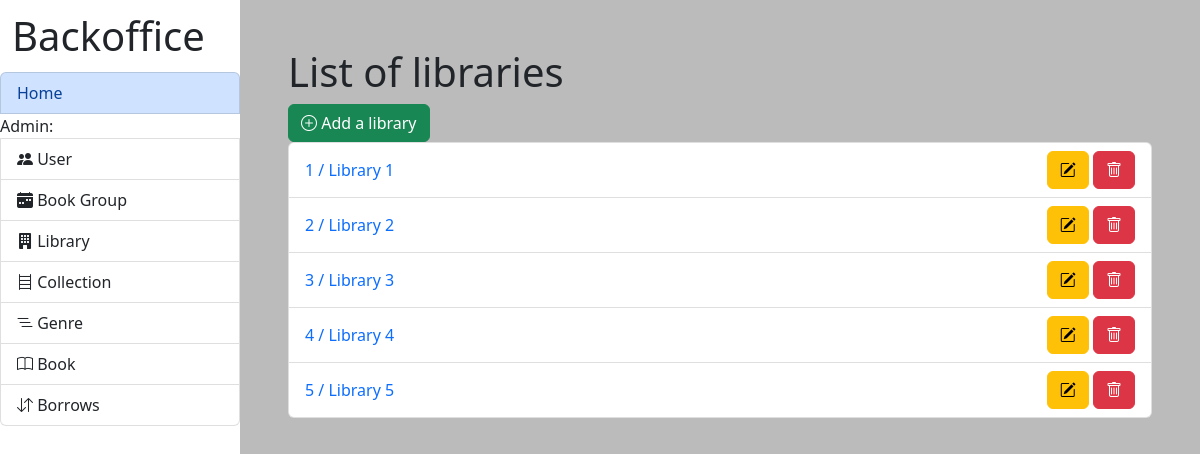
Page /lib/admin/library/list/ on the committed database.
### lib/models.py (models this page shows)
class Library(models.Model):
    name = models.CharField(max_length=200)
    address_name = models.TextField(max_length=500)
    address_city = models.TextField(max_length=500)
    address_country = models.TextField(max_length=500)
    address_zip_code = models.TextField(max_length=500)
    creation_date = models.DateTimeField(auto_now_add=True)
    modification_date = models.DateTimeField(auto_now=True)

### lib/views.py (the view)
# urls.py: path('admin/library/list/', views.list_libraries_admin, name='list_libraries_admin'), #admin, bookseller
def list_libraries_admin(request):
    if request.user.is_authenticated and UserData.objects.get(user=request.user).role not in ['admin', 'bookseller']:
        messages.error(request, '403, Access denied')
        return redirect('index')
    else :
        return render(request, "admin/library/list_libraries.html")

### library/context_processors.py (called while the page is built)
def extras(request):
    libraries = Library.objects.all()
    genre = Genre.objects.all()
    collection = Collection.objects.all()
    users = User.objects.all().order_by('-date_joined')
    userdata = UserData.objects.all()
    books = Books.objects.all()
    instances = InstanceBook.objects.all()
    lecture_group = LectureGroup.objects.all()
    lecturer = Lecturer.objects.all()
    forum = Forum.objects.all()
    return {
        'context_libraries': libraries,
        'context_genre': genre,
        'context_collection': collection,
        'context_users': users,
        'context_user_data': userdata,
        'context_books': books,
        'context_instances': instances,
        'context_lecture_group': lecture_group,
        'context_lecturer': lecturer,
        'context_forums': forum,
    }

### lib/templates/admin/library/list_libraries.html
{% extends 'admin/index.html' %}
{% block title %} List of the libraries {% endblock title %} {% block content %} {% load permission_tags %}
<h1>List of libraries</h1>
<a class="btn btn-success" href="{% url 'add_library_admin' %}" role="button">
  <i class="bi bi-plus-circle"></i> Add a library
</a>
<ul class="list-group">
  {% for lib in context_libraries %}
  <li class="list-group-item d-flex justify-content-between align-items-center">
    {% if user|has_role:'bookseller,admin' %}
    <a href="{% url 'library_page_admin' lib.pk %}" role="button">
      {{ lib.pk }} / {{ lib.name }}
    </a>
    <div>
      <a class="btn btn-warning" href="{% url 'edit_library_admin' lib.pk %}" role="button">
        <i class="bi bi-pencil-square"></i>
      </a>
      <a class="btn btn-danger" href="{% url 'delete_library_admin' lib.pk %}" role="button">
        <i class="bi bi-trash"></i>
      </a>
    </div>
    {% else %} {{ lib.pk }} / {{ lib.name }} {% endif %}
  </li>
  {% endfor %}
</ul>
{% endblock content %}

### rows in the picture
Library: pk "1", name "Library 1"
Library: pk "2", name "Library 2"
Library: pk "3", name "Library 3"
Library: pk "4", name "Library 4"
Library: pk "5", name "Library 5"
